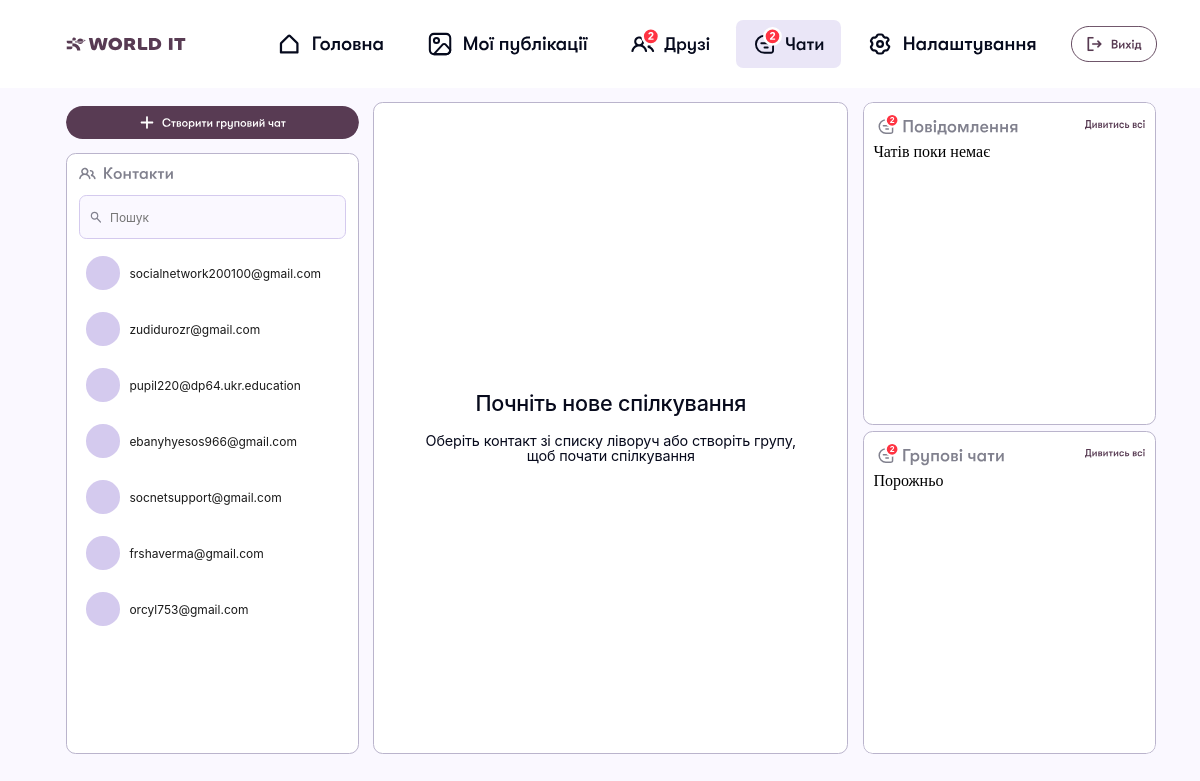
Page /chat/ (signed in) on the earlier database version.
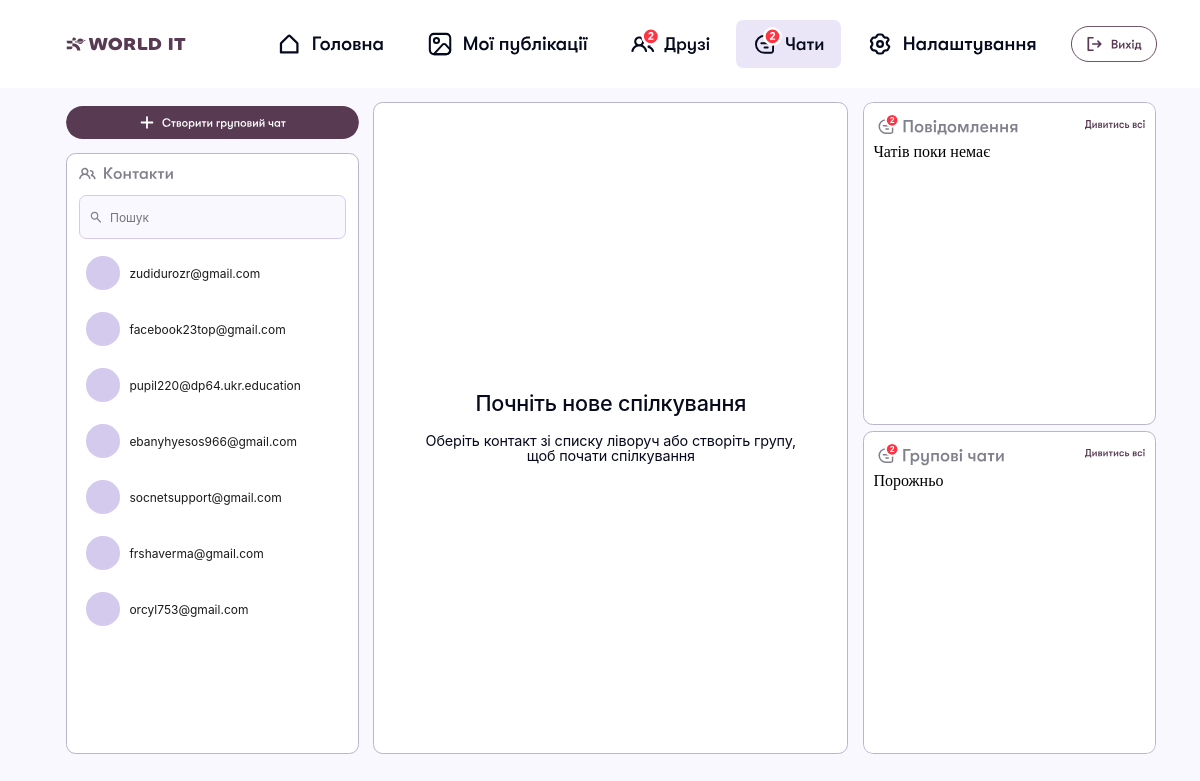
Same page on the later database version.
### user_app/models.py (models this page shows)
class User(AbstractUser):
    username = models.CharField(
        max_length=150,
        blank=True,
        null=True
    )
    email = models.EmailField(
        unique=True
    )
    USERNAME_FIELD = 'email'
    REQUIRED_FIELDS = []

### chat_app/views.py (the view)
# urls.py: path('', ChatView.as_view(), name='chat'),
class ChatView(LoginRequiredMixin, TemplateView):
    login_url = "auth"
    template_name = "chat.html"
    def get_context_data(self, **kwargs):
        context = super().get_context_data(**kwargs)
        context["friends"] = get_users_by_section(self.request.user, "friends")
        context["personal_chat"] = Chat.objects.filter(users=self.request.user, is_group=False)
        return context

### user_app/utils/friends_filter.py (called while the page is built, shortened)
def get_users_by_section(user, section, hidden_ids=None):
    if section == "requests":
        return User.objects.filter(
            sent_friendships__to_user=user,
            sent_friendships__status="pending"
        ).order_by("id")
    if section == "friends":
        sent_ids = list(user.sent_friendships.filter(status="accepted").values_list("to_user_id", flat=True))
        received_ids = list(user.received_friendships.filter(status="accepted").values_list("from_user_id", flat=True))
        return User.objects.filter(id__in=sent_ids + received_ids).order_by("id")

### chat_app/templates/chat.html (shortened to what this page needs)
{% extends 'base.html' %}
{% load static %}
{% block links %}
    <link rel="stylesheet" href="{% static 'chat_app/chat_index.css' %}">
{% endblock %}
{% block content %}
    <main class="chat-page">
        {% include "chat_app/particles/chat_contacts.html" %}
        {% include "chat_app/particles/chat_main.html" %}
        {% include "chat_app/particles/chat_sidebar.html" %}
    </main>
{% endblock %}

### chat_app/templates/chat_app/particles/chat_contacts.html (shortened to what this page needs)
{% load static %}
<div class="chat-contacts-wrap">
    <button type="button" class="chat-create-btn">
        <img src="{% static 'chat_app/images/CreateGroup.svg' %}" alt="Створити груповий чат">
    </button>
    <aside class="chat-contacts">
        <section class="chat-block">
            <img src="{% static 'chat_app/images/Contact.svg' %}" alt="Контакти">
            <div class="chat-search-wrap">
                <input type="text" class="chat-search" placeholder="Пошук">
            </div>
            {% for friend in friends %}
                <button type="button" class="chat-user-button" data-chat-user="{{ friend.id }}" data-chat-username="{{ friend.email }}">
                    {{ friend.email }}
                </button>
            {% empty %}
                <p>Контактів поки немає</p>
            {% endfor %}
        </section>
    </aside>
</div>

Differences in the rows shown:
no longer on this page (row edited): User: email "socialnetwork200100@gmail.com"
now on this page (row edited): User: email "facebook23top@gmail.com"
